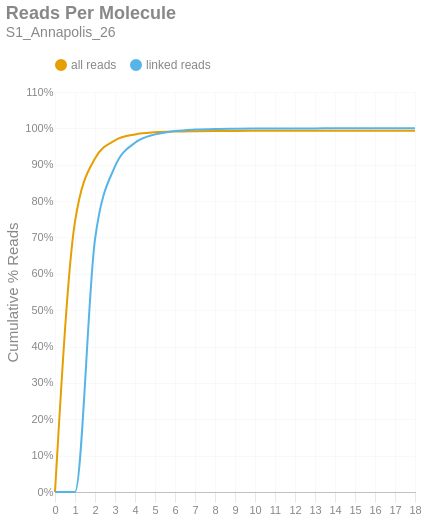

Source (notebook cell):
### Markdown cell above
### Reads per Molecule
This chart shows the cumulative distribution of the number of reads per linked molecule. That is, how many alignments are associated with a unique molecule. This excludes the number of reads associated with invalid or absent linked-read barcodes. The `linked` histogram is the percentages recalculated when disregarding singletons.

### Code cell
if SKIPLR:
    print_html(f"Skipped")
else:
    counts = np.bincount(valids['reads'].cast(pl.Int64).to_numpy())
    weighted = counts * np.arange(len(counts))
    all_perc = weighted / n_reads
    linked_perc = weighted / n_linked_reads
    linked_perc[1] = 0
    binned_df = pl.DataFrame({
        'readsper': list(range(len(counts))),
        'all reads (cumsum)': np.cumsum(all_perc).tolist(),
        'linked reads (cumsum)': np.cumsum(linked_perc).tolist(),
    })

    with SafeRender(binned_df):
        (
            density_plot(binned_df, 'Reads Per Molecule', samplename, 'readspmol')
            .encode(
                x=alt.X('readsper:O', title=None).axis(labelAngle=0).scale(padding=0),
                y=alt.Y('value:Q', title='Cumulative % Reads').axis(format='%').stack(False),
                color=alt.Color("key:N").scale(domain=["all reads", "linked reads"]),
                tooltip=[
                    alt.Tooltip("key:N", title="Data Type"),
                    alt.Tooltip("readsper:O", title="Reads Per Molecule"),
                    alt.Tooltip("value:Q", format=".2%", title="% Reads (Cum.)")
                ]            
            )
        ).display()

### Figure 1 — Vega-Lite specification as saved in the notebook (floating-point values rounded to 4 significant figures)
{"width": "container", "height": 400, "config": {"title": {"anchor": "start", "dy": -15, "fontSize": 18, "color": "#888888", "subtitleColor": "#888888", "subtitleFontSize": 14}, "arc": {"fill": "#0072B2"}, "axis": {"domainColor": "#888888", "domainWidth": 0.5, "gridWidth": 0.2, "grid": false, "titleFontWeight": 400, "titleFontSize": 15, "labelFontSize": 11, "labelColor": "#888888", "tickColor": "#888888", "tickWidth": 0.2, "titleColor": "#888888"}, "axisBand": {"grid": false}, "axisX": {"grid": true, "tickSize": 10, "domainCap": "round"}, "axisY": {"domain": false, "grid": true, "tickSize": 0, "domainCap": "round"}, "background": "transparent", "header": {"labelFontSize": 15, "labelColor": "#888888", "titleFontSize": 15, "titleFontWeight": 600, "titleColor": "#888888"}, "legend": {"labelFont": "sans-serif", "labelFontSize": 12, "labelColor": "#888888", "symbolSize": 100, "symbolType": "circle", "titleFontSize": 12, "titlePadding": 10, "titleColor": "#888888", "title": null, "orient": "top"}, "range": {"category": ["#E69F00", "#56B4E9", "#009E73", "#F0E442", "#0072B2", "#D55E00", "#CC79A7", "#000000"], "diverging": ["#cfe8f3", "#a2d4ec", "#73bfe2", "#46abdb", "#1696d2", "#12719e"]}, "area": {"fill": "#0072B2", "fillOpacity": 0.7, "line": true, "strokeOpacity": 0.7}, "line": {"color": "#0072B2", "stroke": "#0072B2", "strokeWidth": 2}, "trail": {"color": "#0072B2", "stroke": "#0072B2", "strokeWidth": 0, "size": 1}, "point": {"filled": true, "fillOpacity": 1.0, "size": 95}, "text": {"color": "#888888", "fontSize": 11, "align": "right", "fontWeight": 400, "size": 11}, "bar": {"fill": "#0072B2", "stroke": null}, "view": {"stroke": null, "continuousWidth": 660, "continuousHeight": 400}}, "data": {"name": "data-df04a7111a06a61808d749279278d2d6"}, "mark": {"type": "line", "interpolate": "monotone", "point": {"opacity": 0, "size": 275}}, "encoding": {"color": {"field": "key", "scale": {"domain": ["all reads", "linked reads"]}, "type": "nominal"}, "tooltip": [{"field": "key", "title": "Data Type", "type": "nominal"}, {"field": "readsper", "title": "Reads Per Molecule", "type": "ordinal"}, {"field": "value", "format": ".2%", "title": "% Reads (Cum.)", "type": "quantitative"}], "x": {"axis": {"labelAngle": 0}, "field": "readsper", "scale": {"padding": 0}, "title": null, "type": "ordinal"}, "y": {"axis": {"format": "%"}, "field": "value", "stack": false, "title": "Cumulative % Reads", "type": "quantitative"}}, "params": [{"name": "param_c36ac31b6afebe62", "select": {"type": "point", "fields": ["key"]}, "bind": "legend"}], "title": {"text": "Reads Per Molecule", "subtitle": "S1_Annapolis_26"}, "transform": [{"fold": ["all reads (cumsum)", "linked reads (cumsum)"]}, {"calculate": "replace(datum.key, ' (cumsum)', '')", "as": "key"}, {"filter": {"param": "param_c36ac31b6afebe62"}}], "usermeta": {"embedOptions": {"downloadFileName": "S1_Annapolis_26.readspmol"}}, "$schema": "https://vega.github.io/schema/vega-lite/v6.1.0.json", "datasets": {"data-df04a7111a06a61808d749279278d2d6": [{"readsper": 0, "all reads (cumsum)": 0.0, "linked reads (cumsum)": 0.0}, {"readsper": 1, "all reads (cumsum)": 0.7435, "linked reads (cumsum)": 0.0}, {"readsper": 2, "all reads (cumsum)": 0.9169, "linked reads (cumsum)": 0.6944}, {"readsper": 3, "all reads (cumsum)": 0.9671, "linked reads (cumsum)": 0.8953}, {"readsper": 4, "all reads (cumsum)": 0.9833, "linked reads (cumsum)": 0.9603}, {"readsper": 5, "all reads (cumsum)": 0.9891, "linked reads (cumsum)": 0.9835}, {"readsper": 6, "all reads (cumsum)": 0.9914, "linked reads (cumsum)": 0.9926}, {"readsper": 7, "all reads (cumsum)": 0.9924, "linked reads (cumsum)": 0.9966}, {"readsper": 8, "all reads (cumsum)": 0.9929, "linked reads (cumsum)": 0.9984}, {"readsper": 9, "all reads (cumsum)": 0.993, "linked reads (cumsum)": 0.9991}, {"readsper": 10, "all reads (cumsum)": 0.9931, "linked reads (cumsum)": 0.9995}, {"readsper": 11, "all reads (cumsum)": 0.9932, "linked reads (cumsum)": 0.9997}, {"readsper": 12, "all reads (cumsum)": 0.9932, "linked reads (cumsum)": 0.9999}, {"readsper": 13, "all reads (cumsum)": 0.9932, "linked reads (cumsum)": 0.9999}, {"readsper": 14, "all reads (cumsum)": 0.9933, "linked reads (cumsum)": 1.0}, {"readsper": 15, "all reads (cumsum)": 0.9933, "linked reads (cumsum)": 1.0}, {"readsper": 16, "all reads (cumsum)": 0.9933, "linked reads (cumsum)": 1.0}, {"readsper": 17, "all reads (cumsum)": 0.9933, "linked reads (cumsum)": 1.0}, {"readsper": 18, "all reads (cumsum)": 0.9933, "linked reads (cumsum)": 1.0}]}}
